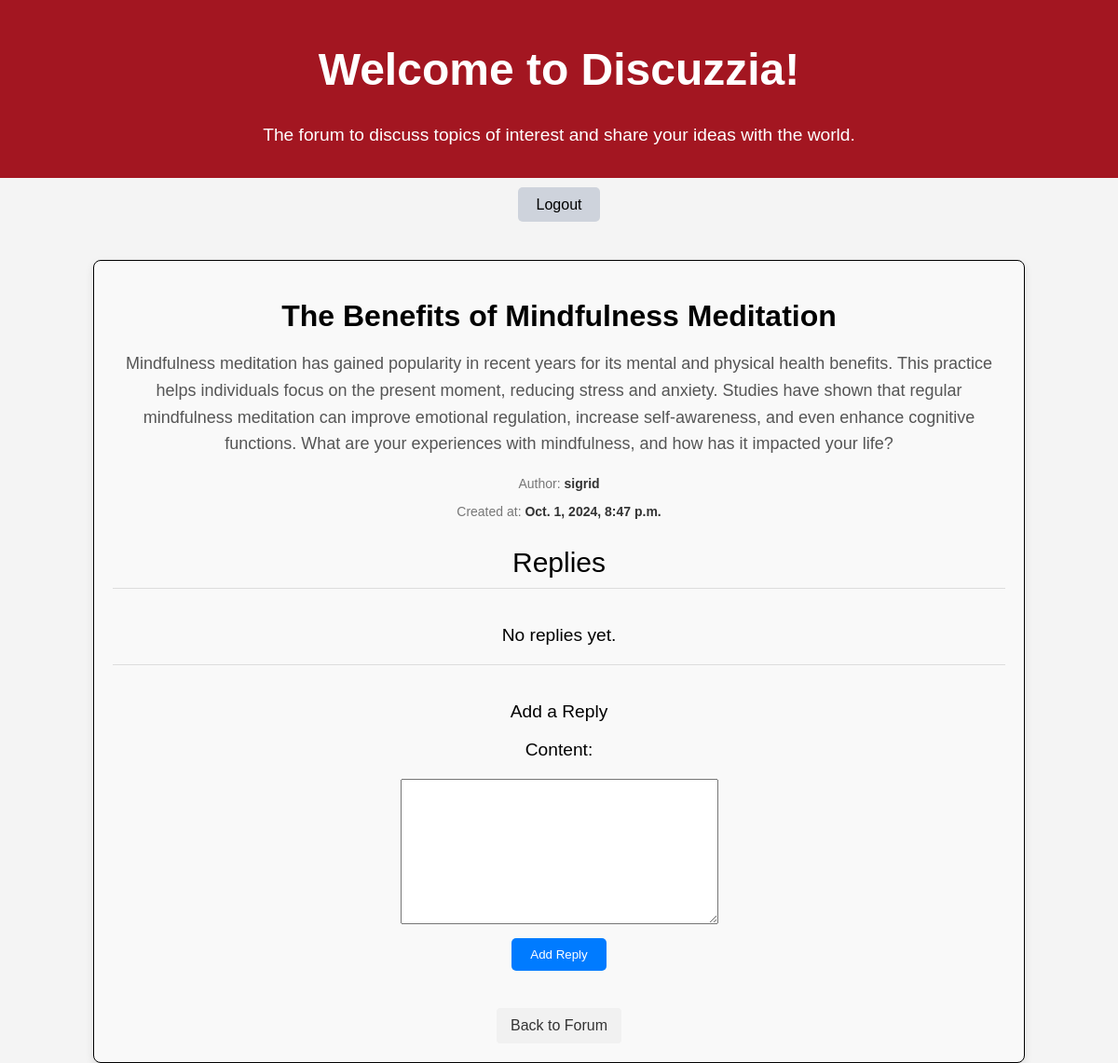
/forum/topic/11/ (signed in), run on the app's committed database.
### forum/models.py (models this page shows, shortened)
class Topic(models.Model):
    title = models.CharField(max_length=200)  # Title of the topic
    author = models.ForeignKey(User, on_delete=models.CASCADE)  # User who created the topic
    content = models.TextField()  # Content of the topic
    created_at = models.DateTimeField(auto_now_add=True)  # Timestamp when the topic was created
    updated_at = models.DateTimeField(auto_now=True)  # Timestamp when the topic was last updated

### forum/views.py (the view)
# urls.py: path('topic/<int:topic_id>/', views.topic_detail, name='topic_detail'),  # Route to view topic details
@login_required
def topic_detail(request, topic_id):
    topic = get_object_or_404(Topic, id=topic_id)
    replies = topic.replies.all()
    if request.method == 'POST':
        form = ReplyForm(request.POST)
        if form.is_valid():
            reply = form.save(commit=False)
            reply.author = request.user
            reply.topic = topic
            reply.save()
            return redirect('topic_detail', topic_id=topic.id)
    else:
        form = ReplyForm()
    return render(request, 'forum/topic_detail.html', {'topic': topic, 'replies': replies, 'form': form})

### forum/forms.py
class ReplyForm(forms.ModelForm):
    class Meta:
        model = Reply
        fields = ['content'] # Field for creating a new reply

### forum/templates/forum/topic_detail.html (shortened to what this page needs)
{% load static %}
<!DOCTYPE html>
<html lang="en">
  <head>
    <link rel="stylesheet" href="{% static 'index.css' %}" />
    <link rel="stylesheet" href="{% static 'topic.css' %}" />
  </head>
  <body>
    {% include 'includes/header.html' %}
    {% include 'includes/nav2.html' %}
    {% block content %}
    <div class="topic-details">
      <h1>{{ topic.title }}</h1>
      <p class="content">{{ topic.content }}</p>
      <p class="author">Author: <span>{{ topic.author.username }}</span></p>
      <p class="date">Created at: <span>{{ topic.created_at }}</span></p>
      <p class="replies-title">Replies</p>
      <div class="replies">
        {% for reply in replies %}
        <div class="reply">
          <p>{{ reply.content }}</p>
          <p class="reply-author">
            By: {{ reply.author.first_name|default:reply.author.username }} on {{ reply.created_at }}
          </p>
        </div>
        {% empty %}
        <p>No replies yet.</p>
        {% endfor %}
      </div>
      <form method="post" class="reply-form">
        <p>Add a Reply</p>
        {% csrf_token %} {{ form.as_p }}
        <button type="submit">Add Reply</button>
      </form>
      <a href="{% url 'forum' %}" class="back-button">Back to Forum</a>
    </div>
    {% endblock %}
  </body>
</html>

### forum/static/index.css (style rules this page uses)
body { font-family: Arial, sans-serif; background-color: #f4f4f4; margin: 0; display: flex; flex-direction: column; min-height: 100vh; text-align: center; }
h1 { color: white; }
p { font-size: 1.2rem; }

### forum/static/topic.css (style rules this page uses)
.topic-details h1 { color: black; margin-bottom: 15px; }
.topic-details { border: 1px solid black; margin: 50px 100px 0 100px; padding: 20px; background-color: #f9f9f9; border-radius: 8px; box-shadow: 0 4px 10px rgba(0, 0, 0, 0.1); }
.topic-details .content { font-size: 18px; line-height: 1.6; color: #555; margin-bottom: 20px; }
.topic-details .author, .topic-details .date { font-size: 14px; color: #777; margin-bottom: 10px; }
.topic-details .author span, .topic-details .date span { font-weight: bold; color: #333; }
.replies { margin-top: 10px; padding-top: 20px; border-top: 1px solid #ddd; }
.reply-form p { margin-bottom: 10px; }
.reply-form { margin-top: 10px; padding-top: 20px; border-top: 1px solid #ddd; padding-bottom: 20px; }
.reply-form label { margin-bottom: 20px; display: flex; justify-content: center; align-items: center; }
.reply-form button { background-color: #007BFF; color: white; border: none; padding: 10px 20px; border-radius: 5px; cursor: pointer; transition: background-color 0.3s ease; }
.back-button { display: inline-block; margin-top: 20px; padding: 10px 15px; background-color: #f1f1f1; color: #333; border-radius: 4px; text-decoration: none; transition: background-color 0.3s ease; }
.replies-title { margin-top: 30px; font-size: 30px; margin-bottom: 0; }

### data on the page
Topic: title "The Benefits of Mindfulness Meditation", content "Mindfulness meditation has gained popularity in recent years for its mental and physical health benefits. This practice helps individuals focus on the present moment, reducing stress and anxiety. Studies have shown that regular mindfulness meditation can improve emotional regulation, increase self-awareness, and even enhance cognitive functions. What are your experiences with mindfulness, and how has it impacted your life?", author.username "sigrid", created_at "Oct. 1, 2024, 8:47 p.m."
